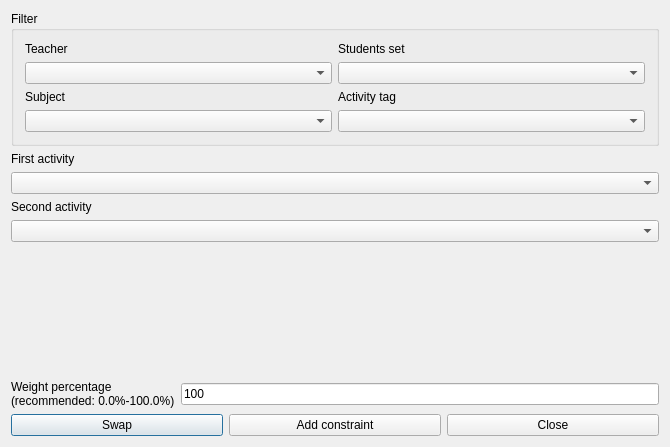
<?xml version="1.0" encoding="UTF-8"?>
<ui version="4.0">
 <class>AddConstraintTwoActivitiesOrderedForm_template</class>
 <widget class="QDialog" name="AddConstraintTwoActivitiesOrderedForm_template">
  <property name="geometry">
   <rect>
    <x>0</x>
    <y>0</y>
    <width>670</width>
    <height>447</height>
   </rect>
  </property>
  <property name="windowTitle">
   <string extracomment="This is the title of the dialog to add a new constraint of this type">Add two activities ordered</string>
  </property>
  <layout class="QGridLayout" name="gridLayout_2">
   <item row="0" column="0">
    <widget class="QGroupBox" name="filterGroupBox">
     <property name="title">
      <string>Filter</string>
     </property>
     <layout class="QGridLayout" name="gridLayout">
      <item row="0" column="0">
       <widget class="QLabel" name="teachersTextLabel">
        <property name="text">
         <string>Teacher</string>
        </property>
        <property name="wordWrap">
         <bool>false</bool>
        </property>
       </widget>
      </item>
      <item row="0" column="1">
       <widget class="QLabel" name="studentsTextLabel">
        <property name="text">
         <string>Students set</string>
        </property>
        <property name="wordWrap">
         <bool>false</bool>
        </property>
       </widget>
      </item>
      <item row="1" column="0">
       <widget class="QComboBox" name="teachersComboBox"/>
      </item>
      <item row="1" column="1">
       <widget class="QComboBox" name="studentsComboBox"/>
      </item>
      <item row="2" column="0">
       <widget class="QLabel" name="subjectsTextLabel">
        <property name="text">
         <string>Subject</string>
        </property>
        <property name="wordWrap">
         <bool>false</bool>
        </property>
       </widget>
      </item>
      <item row="2" column="1">
       <widget class="QLabel" name="activityTagsTextLabel">
        <property name="text">
         <string>Activity tag</string>
        </property>
        <property name="wordWrap">
         <bool>false</bool>
        </property>
       </widget>
      </item>
      <item row="3" column="0">
       <widget class="QComboBox" name="subjectsComboBox"/>
      </item>
      <item row="3" column="1">
       <widget class="QComboBox" name="activityTagsComboBox"/>
      </item>
     </layout>
    </widget>
   </item>
   <item row="1" column="0">
    <layout class="QVBoxLayout">
     <item>
      <widget class="QLabel" name="activityTextLabel">
       <property name="frameShape">
        <enum>QFrame::NoFrame</enum>
       </property>
       <property name="frameShadow">
        <enum>QFrame::Plain</enum>
       </property>
       <property name="text">
        <string>First activity</string>
       </property>
       <property name="wordWrap">
        <bool>false</bool>
       </property>
      </widget>
     </item>
     <item>
      <widget class="QComboBox" name="firstActivitiesComboBox">
       <property name="editable">
        <bool>false</bool>
       </property>
       <property name="insertPolicy">
        <enum>QComboBox::NoInsert</enum>
       </property>
       <property name="duplicatesEnabled">
        <bool>false</bool>
       </property>
      </widget>
     </item>
    </layout>
   </item>
   <item row="2" column="0">
    <layout class="QVBoxLayout">
     <item>
      <widget class="QLabel" name="activityTextLabel_2">
       <property name="frameShape">
        <enum>QFrame::NoFrame</enum>
       </property>
       <property name="frameShadow">
        <enum>QFrame::Plain</enum>
       </property>
       <property name="text">
        <string>Second activity</string>
       </property>
       <property name="wordWrap">
        <bool>false</bool>
       </property>
      </widget>
     </item>
     <item>
      <widget class="QComboBox" name="secondActivitiesComboBox">
       <property name="editable">
        <bool>false</bool>
       </property>
       <property name="insertPolicy">
        <enum>QComboBox::NoInsert</enum>
       </property>
       <property name="duplicatesEnabled">
        <bool>false</bool>
       </property>
      </widget>
     </item>
    </layout>
   </item>
   <item row="3" column="0">
    <spacer name="spacer2">
     <property name="orientation">
      <enum>Qt::Vertical</enum>
     </property>
     <property name="sizeType">
      <enum>QSizePolicy::Expanding</enum>
     </property>
     <property name="sizeHint" stdset="0">
      <size>
       <width>21</width>
       <height>80</height>
      </size>
     </property>
    </spacer>
   </item>
   <item row="4" column="0">
    <layout class="QHBoxLayout">
     <item>
      <widget class="QLabel" name="weightTextLabel">
       <property name="frameShape">
        <enum>QFrame::NoFrame</enum>
       </property>
       <property name="frameShadow">
        <enum>QFrame::Plain</enum>
       </property>
       <property name="text">
        <string>Weight percentage
(recommended: 0.0%-100.0%)</string>
       </property>
       <property name="wordWrap">
        <bool>false</bool>
       </property>
      </widget>
     </item>
     <item>
      <widget class="QLineEdit" name="weightLineEdit">
       <property name="text">
        <string notr="true">100</string>
       </property>
      </widget>
     </item>
    </layout>
   </item>
   <item row="5" column="0">
    <layout class="QHBoxLayout">
     <item>
      <widget class="QPushButton" name="swapPushButton">
       <property name="text">
        <string comment="Interchange (swap) the two selected activities in the dialog">Swap</string>
       </property>
      </widget>
     </item>
     <item>
      <widget class="QPushButton" name="addConstraintPushButton">
       <property name="text">
        <string>Add constraint</string>
       </property>
      </widget>
     </item>
     <item>
      <widget class="QPushButton" name="closePushButton">
       <property name="text">
        <string>Close</string>
       </property>
      </widget>
     </item>
    </layout>
   </item>
  </layout>
 </widget>
 <layoutdefault spacing="6" margin="11"/>
 <resources/>
 <connections/>
</ui>
